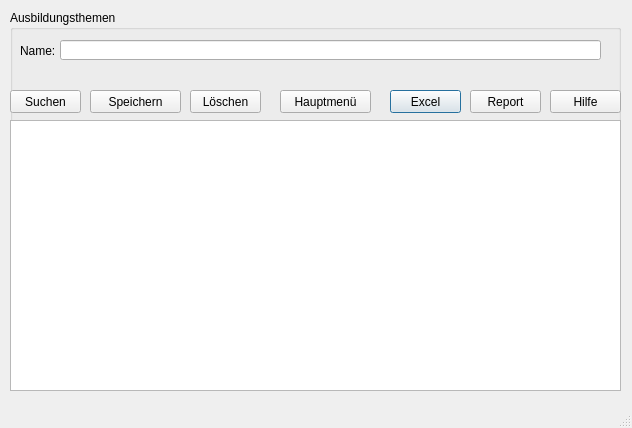
<?xml version="1.0" encoding="UTF-8"?>
<ui version="4.0">
 <class>Unterrichtsthemen</class>
 <widget class="QDialog" name="Unterrichtsthemen">
  <property name="geometry">
   <rect>
    <x>0</x>
    <y>0</y>
    <width>632</width>
    <height>428</height>
   </rect>
  </property>
  <property name="windowTitle">
   <string>Ausbildungsthemen</string>
  </property>
  <property name="sizeGripEnabled">
   <bool>true</bool>
  </property>
  <widget class="QGroupBox" name="groupBox">
   <property name="geometry">
    <rect>
     <x>10</x>
     <y>10</y>
     <width>611</width>
     <height>381</height>
    </rect>
   </property>
   <property name="sizePolicy">
    <sizepolicy hsizetype="Expanding" vsizetype="Ignored">
     <horstretch>0</horstretch>
     <verstretch>0</verstretch>
    </sizepolicy>
   </property>
   <property name="title">
    <string>Ausbildungsthemen</string>
   </property>
   <widget class="QLineEdit" name="le_name">
    <property name="geometry">
     <rect>
      <x>50</x>
      <y>30</y>
      <width>541</width>
      <height>20</height>
     </rect>
    </property>
   </widget>
   <widget class="QLabel" name="label">
    <property name="geometry">
     <rect>
      <x>10</x>
      <y>30</y>
      <width>41</width>
      <height>21</height>
     </rect>
    </property>
    <property name="text">
     <string>Name:</string>
    </property>
   </widget>
   <widget class="QTableWidget" name="tw_anzeige">
    <property name="geometry">
     <rect>
      <x>0</x>
      <y>110</y>
      <width>611</width>
      <height>271</height>
     </rect>
    </property>
    <property name="sizePolicy">
     <sizepolicy hsizetype="Preferred" vsizetype="Preferred">
      <horstretch>0</horstretch>
      <verstretch>0</verstretch>
     </sizepolicy>
    </property>
   </widget>
   <widget class="QPushButton" name="pb_excel">
    <property name="geometry">
     <rect>
      <x>380</x>
      <y>80</y>
      <width>71</width>
      <height>23</height>
     </rect>
    </property>
    <property name="text">
     <string>Excel</string>
    </property>
    <property name="icon">
     <iconset>
      <normaloff>../../_Symbole/UsedSymbols/microsoft_excel_icon_132212.ico</normaloff>../../_Symbole/UsedSymbols/microsoft_excel_icon_132212.ico</iconset>
    </property>
   </widget>
   <widget class="QPushButton" name="pb_back">
    <property name="geometry">
     <rect>
      <x>270</x>
      <y>80</y>
      <width>91</width>
      <height>23</height>
     </rect>
    </property>
    <property name="text">
     <string>Hauptmenü</string>
    </property>
    <property name="icon">
     <iconset>
      <normaloff>../../_Symbole/UsedSymbols/log-out_icon-icons.com_50106.ico</normaloff>../../_Symbole/UsedSymbols/log-out_icon-icons.com_50106.ico</iconset>
    </property>
   </widget>
   <widget class="QPushButton" name="pb_delete">
    <property name="geometry">
     <rect>
      <x>180</x>
      <y>80</y>
      <width>71</width>
      <height>23</height>
     </rect>
    </property>
    <property name="text">
     <string>Löschen</string>
    </property>
    <property name="icon">
     <iconset>
      <normaloff>../../_Symbole/UsedSymbols/seo-social-web-network-internet_262_icon-icons.com_61518.ico</normaloff>../../_Symbole/UsedSymbols/seo-social-web-network-internet_262_icon-icons.com_61518.ico</iconset>
    </property>
   </widget>
   <widget class="QPushButton" name="pb_report">
    <property name="geometry">
     <rect>
      <x>460</x>
      <y>80</y>
      <width>71</width>
      <height>23</height>
     </rect>
    </property>
    <property name="text">
     <string>Report</string>
    </property>
    <property name="icon">
     <iconset>
      <normaloff>../../_Symbole/UsedSymbols/reporting_noun_report_document_file_icon_148360.ico</normaloff>../../_Symbole/UsedSymbols/reporting_noun_report_document_file_icon_148360.ico</iconset>
    </property>
   </widget>
   <widget class="QPushButton" name="pb_hilfe">
    <property name="geometry">
     <rect>
      <x>540</x>
      <y>80</y>
      <width>71</width>
      <height>23</height>
     </rect>
    </property>
    <property name="text">
     <string>Hilfe</string>
    </property>
    <property name="icon">
     <iconset>
      <normaloff>../../_Symbole/UsedSymbols/info_13213.ico</normaloff>../../_Symbole/UsedSymbols/info_13213.ico</iconset>
    </property>
   </widget>
   <widget class="QPushButton" name="pb_suchen">
    <property name="geometry">
     <rect>
      <x>0</x>
      <y>80</y>
      <width>71</width>
      <height>23</height>
     </rect>
    </property>
    <property name="text">
     <string>Suchen</string>
    </property>
    <property name="icon">
     <iconset>
      <normaloff>../../_Symbole/UsedSymbols/searchmagnifierinterfacesymbol1_79893.ico</normaloff>../../_Symbole/UsedSymbols/searchmagnifierinterfacesymbol1_79893.ico</iconset>
    </property>
   </widget>
   <widget class="QPushButton" name="pb_speichern">
    <property name="geometry">
     <rect>
      <x>80</x>
      <y>80</y>
      <width>91</width>
      <height>23</height>
     </rect>
    </property>
    <property name="text">
     <string>Speichern</string>
    </property>
    <property name="icon">
     <iconset>
      <normaloff>../../_Symbole/UsedSymbols/save_3621.ico</normaloff>../../_Symbole/UsedSymbols/save_3621.ico</iconset>
    </property>
   </widget>
  </widget>
  <widget class="QLabel" name="lab_INFO">
   <property name="geometry">
    <rect>
     <x>10</x>
     <y>394</y>
     <width>611</width>
     <height>31</height>
    </rect>
   </property>
   <property name="text">
    <string/>
   </property>
  </widget>
 </widget>
 <resources/>
 <connections/>
</ui>
